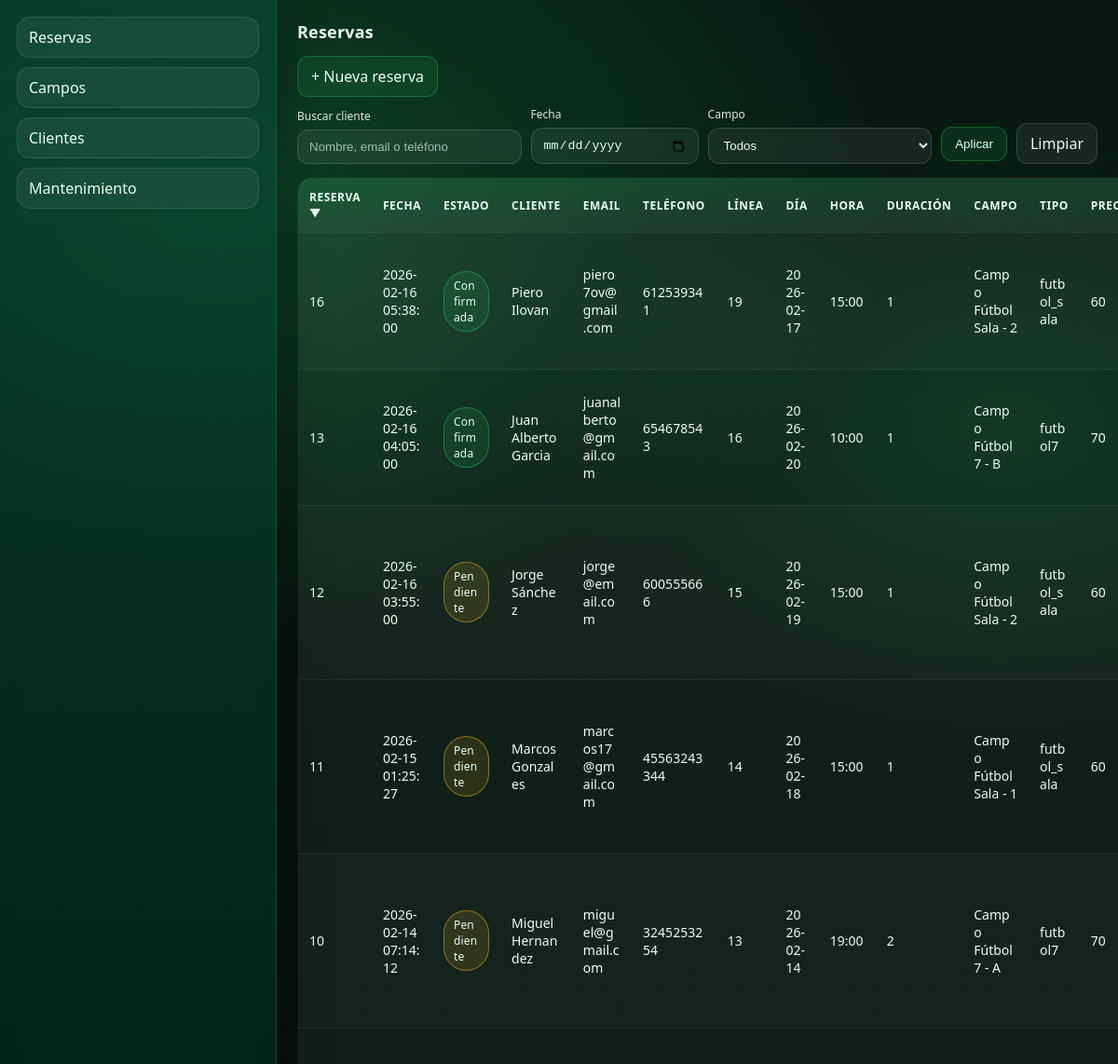
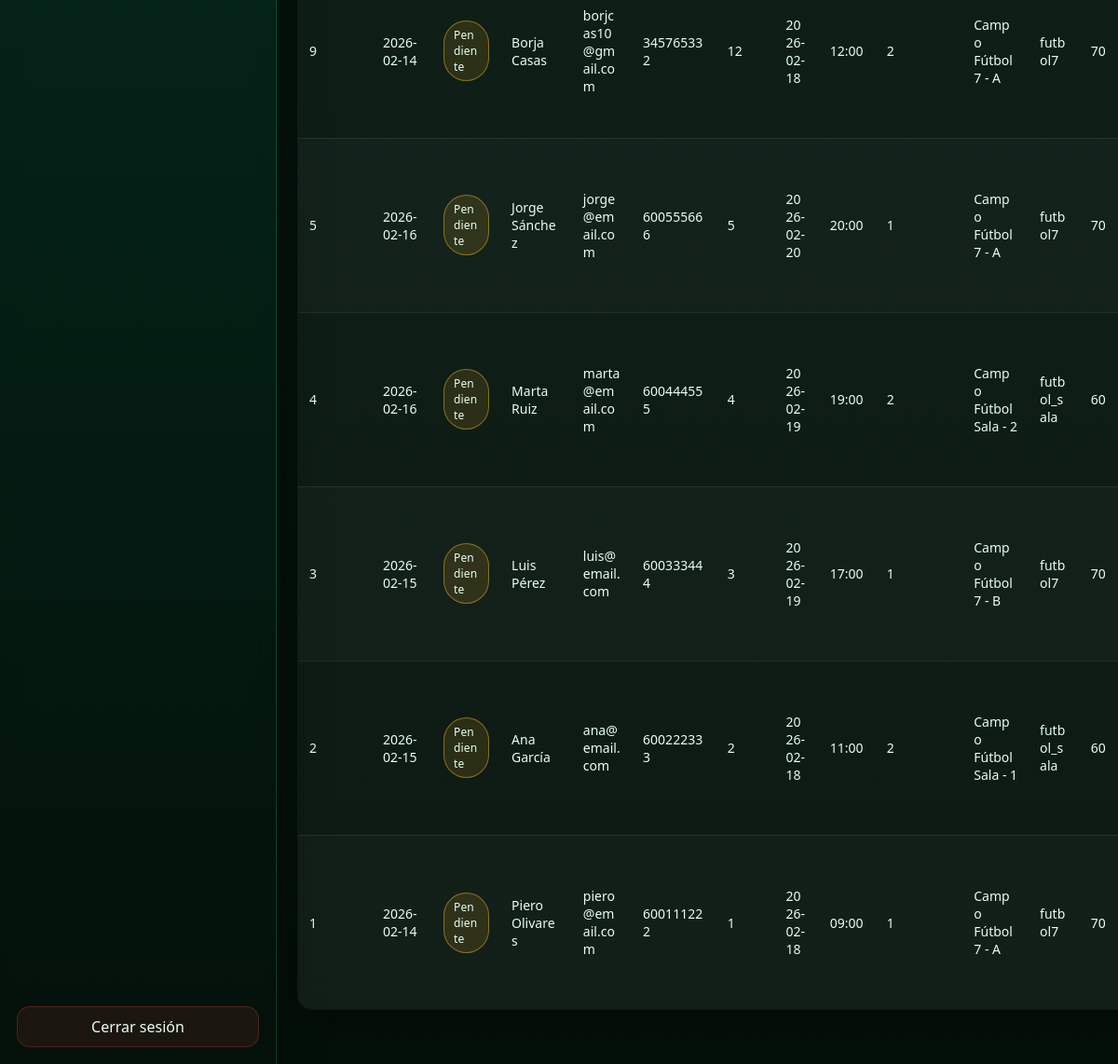
/ (signed in), run on the app's committed database (2 pictures, top to bottom).
### tables this page shows
CREATE TABLE `reserva` (
  `id` int(11) NOT NULL AUTO_INCREMENT,
  `fecha` varchar(255) DEFAULT NULL,
  `cliente_id` int(11) DEFAULT NULL,
  `estado` varchar(20) NOT NULL DEFAULT 'pendiente',
  PRIMARY KEY (`id`),
  KEY `fk_reserva_cliente` (`cliente_id`),
  CONSTRAINT `fk_reserva_cliente` FOREIGN KEY (`cliente_id`) REFERENCES `cliente` (`id`)
);

CREATE TABLE `cliente` (
  `id` int(11) NOT NULL AUTO_INCREMENT,
  `nombre` varchar(255) DEFAULT NULL,
  `apellidos` varchar(255) DEFAULT NULL,
  `email` varchar(255) DEFAULT NULL,
  `telefono` varchar(255) DEFAULT NULL,
  PRIMARY KEY (`id`)
);

CREATE TABLE `lineareserva` (
  `id` int(11) NOT NULL AUTO_INCREMENT,
  `reserva_id` int(11) DEFAULT NULL,
  `campo_id` int(11) DEFAULT NULL,
  `dia` varchar(255) DEFAULT NULL,
  `hora` varchar(255) DEFAULT NULL,
  `duracion` varchar(255) DEFAULT NULL,
  PRIMARY KEY (`id`),
  KEY `fk_lineareserva_reserva` (`reserva_id`),
  KEY `fk_lineareserva_campo` (`campo_id`),
  CONSTRAINT `fk_lineareserva_campo` FOREIGN KEY (`campo_id`) REFERENCES `campo` (`id`),
  CONSTRAINT `fk_lineareserva_reserva` FOREIGN KEY (`reserva_id`) REFERENCES `reserva` (`id`)
);

CREATE TABLE `campo` (
  `id` int(11) NOT NULL AUTO_INCREMENT,
  `nombre` varchar(255) DEFAULT NULL,
  `tipo` varchar(255) DEFAULT NULL,
  `descripcion` varchar(255) DEFAULT NULL,
  `precio_hora` varchar(255) DEFAULT NULL,
  `imagen` varchar(255) DEFAULT NULL,
  PRIMARY KEY (`id`)
);

### inc/tabla.php (the view, shortened to what this page needs)
<?php
function e($v): string {
  return htmlspecialchars((string)$v, ENT_QUOTES | ENT_SUBSTITUTE, "UTF-8");
}
function to_int($v): int {
  return (int)($v ?? 0);
}
function estado_badge(string $estado): string {
  $estado = strtolower(trim($estado));
  if ($estado !== "confirmada" && $estado !== "cancelada") $estado = "pendiente";
  $label = $estado;
  $label = mb_strtoupper(mb_substr($label, 0, 1), "UTF-8") . mb_substr($label, 1);
  return "<span class='badge " . e($estado) . "'>" . e($label) . "</span>";
}
$TABLAS_PERMITIDAS = [
  "reserva"       => "Reservas",
  "campo"         => "Campos",
  "cliente"       => "Clientes",
  "mantenimiento" => "Mantenimiento",
];
$tabla  = $_GET["tabla"] ?? "reserva";
$cn = new mysqli($DB_HOST, $DB_USER, $DB_PASS, $DB_NAME);
$cn->set_charset("utf8mb4");
$HAS_ESTADO = false;
if ($resCol = $cn->query("SHOW COLUMNS FROM reserva LIKE 'estado'")) {
  $HAS_ESTADO = ($resCol->num_rows > 0);
}
echo "<h2 style='margin:0 0 14px; font-size:18px; letter-spacing:.2px;'>" . e($TABLAS_PERMITIDAS[$tabla]) . "</h2>";
if ($tabla === "reserva") {
  $q = trim((string)($_GET["q"] ?? ""));
  $f_fecha = trim((string)($_GET["fecha"] ?? ""));
  $f_campo = to_int($_GET["campo_id"] ?? 0);
  $sort = (string)($_GET["sort"] ?? "reserva");
  $dir  = strtolower((string)($_GET["dir"] ?? "desc")) === "asc" ? "asc" : "desc";
  $SORT_MAP = [
    "reserva"   => "r.id",
    "fecha"     => "r.fecha",
    "cliente"   => "c.nombre",
    "email"     => "c.email",
    "telefono"  => "c.telefono",
    "dia"       => "lr.dia",
    "hora"      => "lr.hora",
    "duracion"  => "lr.duracion",
    "campo"     => "ca.nombre",
    "tipo"      => "ca.tipo",
    "precio"    => "ca.precio_hora",
  ];
  echo "<div style='margin:0 0 10px; display:flex; gap:10px; align-items:center;'>";
  echo "<a class='btn primary' href='?tabla=reserva&accion=nueva'>+ Nueva reserva</a>";
  echo "</div>";
  echo "<form class='filters' method='GET' action='?'>";
  echo "<div class='field grow'><label>Buscar cliente</label><input type='text' name='q' value='" . e($q) . "' placeholder='Nombre, email o teléfono'></div>";
  echo "<div class='field'><label>Fecha</label><input type='date' name='fecha' value='" . e($f_fecha) . "'></div>";
  echo "<div class='field grow'><label>Campo</label><select name='campo_id'>";
  echo "<option value='0'>Todos</option>";
  echo "</select></div>";
  echo "<div class='actions'>";
  echo "<button class='btn primary' type='submit'>Aplicar</button>";
  echo "<a class='btn' href='?tabla=reserva'>Limpiar</a>";
  echo "</div>";
  echo "</form>";
  $selectEstado = $HAS_ESTADO ? "r.estado AS estado," : "'pendiente' AS estado,";
  $sql = "
    SELECT
      r.id        AS reserva_id,
      r.fecha     AS fecha,
      {$selectEstado}
      c.nombre    AS cliente_nombre,
      c.apellidos AS cliente_apellidos,
      c.email     AS cliente_email,
      c.telefono  AS cliente_telefono,
      lr.id       AS linea_id,
      lr.dia      AS dia,
      lr.hora     AS hora,
      lr.duracion AS duracion,
      ca.nombre   AS campo_nombre,
      ca.tipo     AS campo_tipo,
      ca.precio_hora AS campo_precio_hora
    FROM reserva r
    LEFT JOIN cliente c ON c.id = r.cliente_id
    LEFT JOIN lineareserva lr ON lr.reserva_id = r.id
    LEFT JOIN campo ca ON ca.id = lr.campo_id
  ";
  $sql .= " ORDER BY " . $SORT_MAP[$sort] . " " . $dir . ", r.id DESC, lr.id ASC";
  $st = $cn->prepare($sql);
  $st->execute();
  $res = $st->get_result();
  $base = ["tabla" => "reserva", "q" => $q, "fecha" => $f_fecha, "campo_id" => $f_campo];
  $makeSortUrl = function(string $col) use ($base, $sort, $dir): string {
    $nextDir = ($sort === $col && $dir === "asc") ? "desc" : "asc";
    $qs = $base;
    $qs["sort"] = $col;
    $qs["dir"]  = $nextDir;
    return "?" . http_build_query($qs);
  };
  $arrow = function(string $col) use ($sort, $dir): string {
    if ($sort !== $col) return "";
    return $dir === "asc" ? " ▲" : " ▼";
  };
  echo "<table>";
  echo "<tr>";
  echo "<th><a class='sort' href='" . e($makeSortUrl("reserva")) . "'>Reserva" . e($arrow("reserva")) . "</a></th>";
  echo "<th><a class='sort' href='" . e($makeSortUrl("fecha")) . "'>Fecha" . e($arrow("fecha")) . "</a></th>";
  echo "<th>Estado</th>";
  echo "<th><a class='sort' href='" . e($makeSortUrl("cliente")) . "'>Cliente" . e($arrow("cliente")) . "</a></th>";
  echo "<th><a class='sort' href='" . e($makeSortUrl("email")) . "'>Email" . e($arrow("email")) . "</a></th>";
  echo "<th><a class='sort' href='" . e($makeSortUrl("telefono")) . "'>Teléfono" . e($arrow("telefono")) . "</a></th>";
  echo "<th>Línea</th>";
  echo "<th><a class='sort' href='" . e($makeSortUrl("dia")) . "'>Día" . e($arrow("dia")) . "</a></th>";
  echo "<th><a class='sort' href='" . e($makeSortUrl("hora")) . "'>Hora" . e($arrow("hora")) . "</a></th>";
  echo "<th><a class='sort' href='" . e($makeSortUrl("duracion")) . "'>Duración" . e($arrow("duracion")) . "</a></th>";
  echo "<th><a class='sort' href='" . e($makeSortUrl("campo")) . "'>Campo" . e($arrow("campo")) . "</a></th>";
  echo "<th><a class='sort' href='" . e($makeSortUrl("tipo")) . "'>Tipo" . e($arrow("tipo")) . "</a></th>";
  echo "<th><a class='sort' href='" . e($makeSortUrl("precio")) . "'>Precio/h" . e($arrow("precio")) . "</a></th>";
  echo "</tr>";
  if ($res && $res->num_rows > 0) {
    while ($r = $res->fetch_assoc()) {
      $cliente = trim((string)$r["cliente_nombre"] . " " . (string)$r["cliente_apellidos"]);
      $estado = strtolower(trim((string)($r["estado"] ?? "pendiente")));
      echo "<tr>";
      echo "<td>" . e($r["reserva_id"]) . "</td>";
      echo "<td>" . e($r["fecha"]) . "</td>";
      echo "<td>" . estado_badge($estado) . "</td>";
      echo "<td>" . e($cliente) . "</td>";
      echo "<td>" . e($r["cliente_email"]) . "</td>";
      echo "<td>" . e($r["cliente_telefono"]) . "</td>";
      echo "<td>" . e($r["linea_id"]) . "</td>";
      echo "<td>" . e($r["dia"]) . "</td>";
      echo "<td>" . e($r["hora"]) . "</td>";
      echo "<td>" . e($r["duracion"]) . "</td>";
      echo "<td>" . e($r["campo_nombre"]) . "</td>";
      echo "<td>" . e($r["campo_tipo"]) . "</td>";
      echo "<td>" . e($r["campo_precio_hora"]) . "</td>";
      echo "</tr>";
    }
  } else {
    echo "<tr><td colspan='14'>No hay registros.</td></tr>";
  }
  echo "</table>";
  return;
}

### index.php (shortened to what this page needs)
<?php
$logueado = isset($_SESSION["usuario"]) && $_SESSION["usuario"] !== "";
if ($logueado) {
?>
<!doctype html>
<html lang="es">
  <head>
    <link rel="stylesheet" href="css/panel.css">
  </head>
  <body>
    <nav>
      <a href="?tabla=reserva">Reservas</a>
      <a href="?tabla=campo">Campos</a>
      <a href="?tabla=cliente">Clientes</a>
      <a href="?tabla=mantenimiento">Mantenimiento</a>
      <a class="logout" href="?logout=1">Cerrar sesión</a>
    </nav>
    <main>
      <?php include __DIR__ . "/inc/tabla.php"; ?>
    </main>
  </body>
</html>
<?php
} else {
  include __DIR__ . "/inc/login.php";
}
?>

### css/panel.css (style rules this page uses)
:root { --bg0: #04110a; --bg1: #071a12; --surface: rgba(255, 255, 255, .06); --border: rgba(255, 255, 255, .12); --text: #e8fff2; --accent: #22c55e; --warn: #fbbf24; --danger: #ef4444; }
html, body { height: 100%; }
body { margin: 0; display: flex; font-family: system-ui, -apple-system, Segoe UI, Roboto, sans-serif; color: var(--text); background: radial-gradient(1200px 800px at 20% 10%, rgba(34, 197, 94, .25), transparent 60%), radial-gradient(900px 600px at 90% 20%, rgba(22, 163, 74, .18), transparent 55%), linear-gradient(180deg, var(--bg1), var(--bg0)); }
nav { width: 260px; padding: 18px; display: flex; flex-direction: column; gap: 10px; background: linear-gradient(180deg, rgba(6, 78, 59, .55), rgba(4, 17, 10, .70)); border-right: 1px solid rgba(34, 197, 94, .25); box-shadow: 0 18px 50px rgba(0, 0, 0, .35); backdrop-filter: blur(10px); position: sticky; top: 0; height: 100vh; overflow: auto; }
nav a { display: block; padding: 10px 12px; border-radius: 14px; text-decoration: none; color: var(--text); background: rgba(255, 255, 255, .06); border: 1px solid rgba(255, 255, 255, .10); transition: transform .15s ease, background .15s ease, border-color .15s ease; }
nav a.logout { margin-top: auto; background: rgba(239, 68, 68, .10); border-color: rgba(239, 68, 68, .25); text-align: center; }
main { flex: 1; padding: 22px; overflow: auto; }
.filters { display: flex; flex-wrap: wrap; gap: 10px; align-items: end; margin: 0 0 14px; }
.filters .field { display: flex; flex-direction: column; gap: 6px; min-width: 180px; }
.filters .field.grow { flex: 1; min-width: 240px; }
.filters label { font-size: 12px; opacity: .9; }
.filters input[type="text"], .filters input[type="date"], .filters select { padding: 10px 12px; border-radius: 12px; border: 1px solid rgba(255, 255, 255, .14); background: rgba(255, 255, 255, .06); color: var(--text); outline: none; }
.filters select { color-scheme: dark; }
.filters select option { background: #071a12; color: #e8fff2; }
.filters input::placeholder { color: rgba(232, 255, 242, .65); }
.filters .actions { display: flex; gap: 10px; align-items: center; }
.btn { padding: 10px 14px; border-radius: 12px; border: 1px solid rgba(255, 255, 255, .14); background: rgba(255, 255, 255, .06); color: var(--text); cursor: pointer; text-decoration: none; display: inline-flex; align-items: center; gap: 8px; user-select: none; }
.btn.primary { border-color: rgba(34, 197, 94, .35); background: rgba(34, 197, 94, .12); }
.badge { display: inline-flex; align-items: center; gap: 6px; padding: 6px 10px; border-radius: 999px; border: 1px solid rgba(255, 255, 255, .14); background: rgba(255, 255, 255, .06); font-size: 12px; letter-spacing: .2px; text-transform: capitalize; }
.badge.pendiente { border-color: rgba(251, 191, 36, .45); background: rgba(251, 191, 36, .12); }
.badge.confirmada { border-color: rgba(34, 197, 94, .45); background: rgba(34, 197, 94, .12); }
main table { width: 100%; border-collapse: collapse; overflow: hidden; border-radius: 16px; background: rgba(255, 255, 255, .04); border: 1px solid rgba(255, 255, 255, .12); box-shadow: 0 20px 60px rgba(0, 0, 0, .35); }
main table th { position: sticky; top: 0; z-index: 1; text-align: left; font-size: 12px; letter-spacing: .5px; text-transform: uppercase; padding: 12px; background: linear-gradient(180deg, rgba(34, 197, 94, .18), rgba(255, 255, 255, .06)); border-bottom: 1px solid rgba(255, 255, 255, .14); backdrop-filter: blur(10px); }
main table th a.sort { color: inherit; text-decoration: none; display: inline-flex; align-items: center; gap: 8px; }
main table td { padding: 12px; border-bottom: 1px solid rgba(255, 255, 255, .08); color: var(--text); font-size: 14px; max-width: 360px; word-break: break-word; }
main table tr:nth-child(even) td { background: rgba(255, 255, 255, .02); }

### data on the page
reserva: id "16", fecha "2026-02-16 05:38:00", estado "Confirmada", cliente.apellidos "Piero Ilovan", cliente.email "piero7ov@gmail.com", cliente.telefono "612539341", lineareserva.id "19", lineareserva.dia "2026-02-17", lineareserva.hora "15:00", lineareserva.duracion "1", campo.nombre "Campo Fútbol Sala - 2", campo.tipo "futbol_sala", campo.precio_hora "60"
reserva: id "13", fecha "2026-02-16 04:05:00", estado "Confirmada", cliente.apellidos "Juan Alberto Garcia", cliente.email "juanalberto@gmail.com", cliente.telefono "654678543", lineareserva.id "16", lineareserva.dia "2026-02-20", lineareserva.hora "10:00", lineareserva.duracion "1", campo.nombre "Campo Fútbol 7 - B", campo.tipo "futbol7", campo.precio_hora "70"
reserva: id "12", fecha "2026-02-16 03:55:00", estado "Pendiente", cliente.apellidos "Jorge Sánchez", cliente.email "jorge@email.com", cliente.telefono "600555666", lineareserva.id "15", lineareserva.dia "2026-02-19", lineareserva.hora "15:00", lineareserva.duracion "1", campo.nombre "Campo Fútbol Sala - 2", campo.tipo "futbol_sala", campo.precio_hora "60"
reserva: id "11", fecha "2026-02-15 01:25:27", estado "Pendiente", cliente.apellidos "Marcos Gonzales", cliente.email "marcos17@gmail.com", cliente.telefono "45563243344", lineareserva.id "14", lineareserva.dia "2026-02-18", lineareserva.hora "15:00", lineareserva.duracion "1", campo.nombre "Campo Fútbol Sala - 1", campo.tipo "futbol_sala", campo.precio_hora "60"
reserva: id "10", fecha "2026-02-14 07:14:12", estado "Pendiente", cliente.apellidos "Miguel Hernandez", cliente.email "miguel@gmail.com", cliente.telefono "3245253254", lineareserva.id "13", lineareserva.dia "2026-02-14", lineareserva.hora "19:00", lineareserva.duracion "2", campo.nombre "Campo Fútbol 7 - A", campo.tipo "futbol7", campo.precio_hora "70"
reserva: id "9", fecha "2026-02-14", estado "Pendiente", cliente.apellidos "Borja Casas", cliente.email "borjcas10@gmail.com", cliente.telefono "345765332", lineareserva.id "12", lineareserva.dia "2026-02-18", lineareserva.hora "12:00", lineareserva.duracion "2", campo.nombre "Campo Fútbol 7 - A", campo.tipo "futbol7", campo.precio_hora "70"
reserva: id "5", fecha "2026-02-16", estado "Pendiente", cliente.apellidos "Jorge Sánchez", cliente.email "jorge@email.com", cliente.telefono "600555666", lineareserva.id "5", lineareserva.dia "2026-02-20", lineareserva.hora "20:00", lineareserva.duracion "1", campo.nombre "Campo Fútbol 7 - A", campo.tipo "futbol7", campo.precio_hora "70"
reserva: id "4", fecha "2026-02-16", estado "Pendiente", cliente.apellidos "Marta Ruiz", cliente.email "marta@email.com", cliente.telefono "600444555", lineareserva.id "4", lineareserva.dia "2026-02-19", lineareserva.hora "19:00", lineareserva.duracion "2", campo.nombre "Campo Fútbol Sala - 2", campo.tipo "futbol_sala", campo.precio_hora "60"
reserva: id "3", fecha "2026-02-15", estado "Pendiente", cliente.apellidos "Luis Pérez", cliente.email "luis@email.com", cliente.telefono "600333444", lineareserva.id "3", lineareserva.dia "2026-02-19", lineareserva.hora "17:00", lineareserva.duracion "1", campo.nombre "Campo Fútbol 7 - B", campo.tipo "futbol7", campo.precio_hora "70"
reserva: id "2", fecha "2026-02-15", estado "Pendiente", cliente.apellidos "Ana García", cliente.email "ana@email.com", cliente.telefono "600222333", lineareserva.id "2", lineareserva.dia "2026-02-18", lineareserva.hora "11:00", lineareserva.duracion "2", campo.nombre "Campo Fútbol Sala - 1", campo.tipo "futbol_sala", campo.precio_hora "60"
reserva: id "1", fecha "2026-02-14", estado "Pendiente", cliente.apellidos "Piero Olivares", cliente.email "piero@email.com", cliente.telefono "600111222", lineareserva.id "1", lineareserva.dia "2026-02-18", lineareserva.hora "09:00", lineareserva.duracion "1", campo.nombre "Campo Fútbol 7 - A", campo.tipo "futbol7", campo.precio_hora "70"

### other printed values
$TABLAS_PERMITIDAS[$tabla] "Reservas"
$arrow("reserva") "▼"
